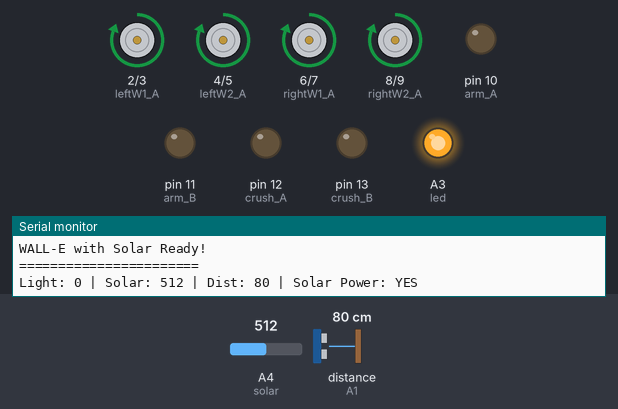
A sketch run on a simulated Arduino Uno, built with avr-gcc and run on an emulated ATmega328P. Parts: motor-driver pin pairs drawn as motors (green arrow = first pin HIGH = forward, orange = second pin HIGH = backward, longer = more drive), output pins drawn as LEDs (lit = HIGH), the last lines printed to the serial monitor. Wiring (inferred from the names in the program): ultrasonic range finder: trigger A0; echo A1. The test bench sets the inputs (shaded band); at power-on: distance to the obstacle (sensor on A1) 80 cm, A4 (solar) = 512. The echo pulse lasts 58.3 µs per cm; pins used as bus, display or sensor lines are not drawn.

Above: at 1.2 s.
1.3 s: distance to the obstacle (sensor on A1) set to 12 cm
At 2.5 s:
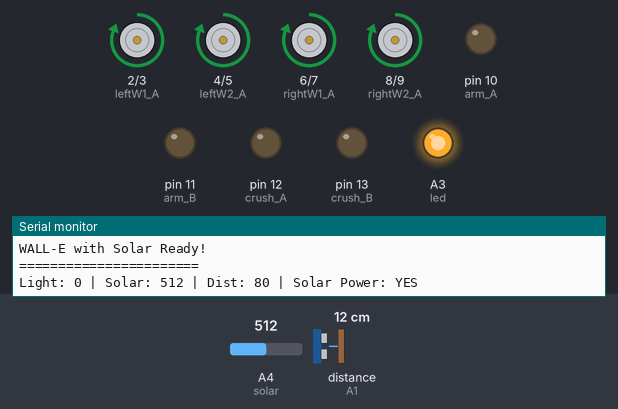
2.8 s: distance to the obstacle (sensor on A1) set to 9 cm
At 5.6 s:
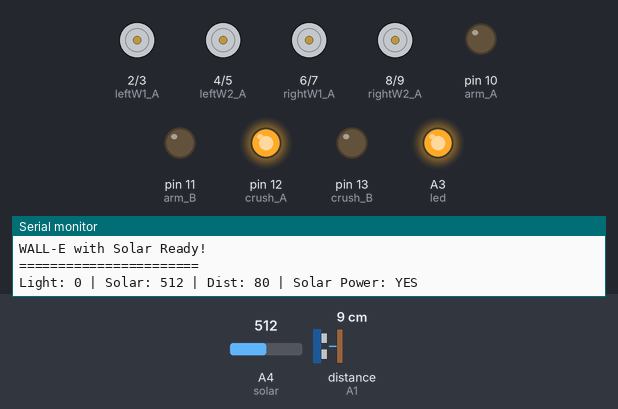
5.8 s: A4 (solar) set to 216
8.8 s: A4 (solar) set to 189
At 10.8 s:
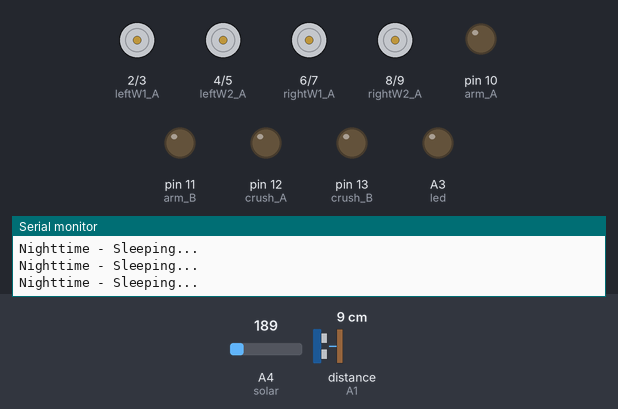
11.1 s: A4 (solar) set to 306
At 11.8 s:
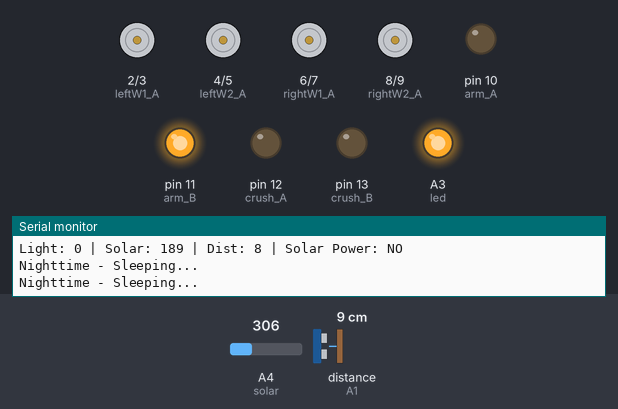
14.1 s: A4 (solar) set to 122
At 16.8 s:
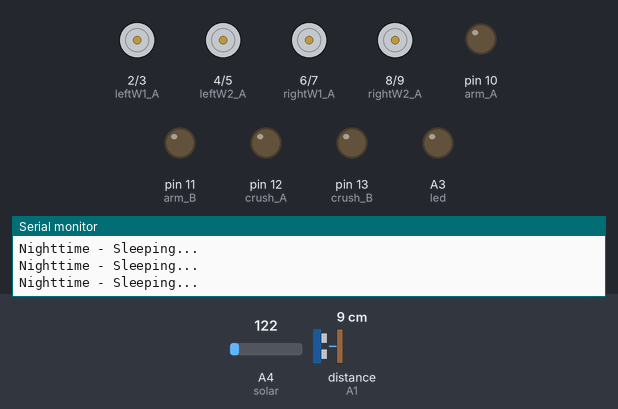
Timing chart, 0 to 18.1 s (numbered marks = the images above; inputs shaded):
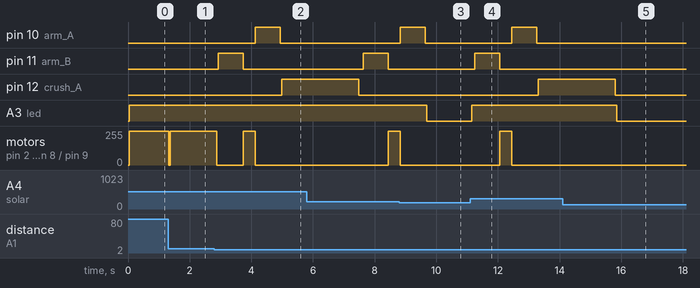

Measured:
- the behaviour switches between 11 and 10 cm on distance to the obstacle (sensor on A1) (found by bisection; images 1 and 2)
- the behaviour switches between 201 and 200 on A4 (solar) (found by bisection; images 2 and 3)
- after the input at 1.3 s, motor on pin 2 (leftW1_A) / pin 3 (leftW1_B), motor on pin 4 (leftW2_A) / pin 5 (leftW2_B), motor on pin 6 (rightW1_A) / pin 7 (rightW1_B), motor on pin 8 (rightW2_A) / pin 9 (rightW2_B): forward 255/255 → stopped at once, → forward 255/255 0.05 s later
- after the input at 2.8 s, pin 10 (arm_A): LOW → HIGH after 1.3 s, → LOW 0.80 s later; pin 11 (arm_B): LOW → HIGH after 0.13 s, → LOW 0.80 s later
- after the input at 8.8 s, pin 12 (crush_A): stays LOW (without the input it goes to HIGH after 0.89 s); A3 (led): HIGH → LOW after 0.89 s
- after the input at 11.1 s, pin 10 (arm_A): LOW → HIGH after 1.4 s, → LOW 0.80 s later; pin 11 (arm_B): LOW → HIGH after 0.15 s, → LOW 0.80 s later
- after the input at 14.1 s, pin 10 (arm_A): stays LOW (without the input it goes to HIGH after 3.1 s); pin 11 (arm_B): stays LOW (without the input it goes to HIGH after 1.9 s)

The sketch:

wall_e_1.ino
```cpp
int leftW1_A = 2;
int leftW1_B = 3;
int leftW2_A = 4;
int leftW2_B = 5;
int rightW1_A = 6;
int rightW1_B = 7;
int rightW2_A = 8;
int rightW2_B = 9;
int arm_A = 10;
int arm_B = 11;
int crush_A = 12;
int crush_B = 13;


int trig = A0;
int echo = A1;

int solar = A4;
int led = A3;


int lightThreshold = 500;
int solarThreshold = 200;


int dist = 0;
int lightVal = 0;
int solarVal = 0;
int mode = 0;
int count = 0;
bool solarPower = false;
bool batteryLow = false;

void setup() {

  pinMode(leftW1_A, OUTPUT);
  pinMode(leftW1_B, OUTPUT);
  pinMode(leftW2_A, OUTPUT);
  pinMode(leftW2_B, OUTPUT);
  pinMode(rightW1_A, OUTPUT);
  pinMode(rightW1_B, OUTPUT);
  pinMode(rightW2_A, OUTPUT);
  pinMode(rightW2_B, OUTPUT);
  pinMode(arm_A, OUTPUT);
  pinMode(arm_B, OUTPUT);
  pinMode(crush_A, OUTPUT);
  pinMode(crush_B, OUTPUT);


  pinMode(trig, OUTPUT);
  pinMode(echo, INPUT);

  pinMode(solar, INPUT);
  pinMode(led, OUTPUT);


  allStop();

  Serial.begin(9600);
  Serial.println("WALL-E with Solar Ready!");
  Serial.println("=======================");
}

void loop() {


  solarVal = analogRead(solar);
  dist = readUltrasonic();


  solarPower = (solarVal > solarThreshold);


  if (millis() % 1000 < 50) {
    Serial.print("Light: ");
    Serial.print(lightVal);
    Serial.print(" | Solar: ");
    Serial.print(solarVal);
    Serial.print(" | Dist: ");
    Serial.print(dist);
    Serial.print(" | Solar Power: ");
    Serial.println(solarPower ? "YES" : "NO");
  }


  if (lightVal > lightThreshold || solarPower) {
    digitalWrite(led, HIGH);


    if (mode == 0 || mode == 1) search();
    else if (mode == 2) moveToward();
    else if (mode == 3) collect();
    else if (mode == 4) crush();
  }
  else {

    allStop();
    digitalWrite(led, LOW);
    mode = 0;
    Serial.println("Nighttime - Sleeping...");
  }

  delay(50);
}


int readUltrasonic() {
  digitalWrite(trig, LOW);
  delayMicroseconds(2);
  digitalWrite(trig, HIGH);
  delayMicroseconds(10);
  digitalWrite(trig, LOW);

  long duration = pulseIn(echo, HIGH);
  int d = duration / 29 / 2;
  return (d == 0 || d > 200) ? 200 : d;
}

void allStop() {
  digitalWrite(leftW1_A, LOW); digitalWrite(leftW1_B, LOW);
  digitalWrite(leftW2_A, LOW); digitalWrite(leftW2_B, LOW);
  digitalWrite(rightW1_A, LOW); digitalWrite(rightW1_B, LOW);
  digitalWrite(rightW2_A, LOW); digitalWrite(rightW2_B, LOW);
  digitalWrite(arm_A, LOW); digitalWrite(arm_B, LOW);
  digitalWrite(crush_A, LOW); digitalWrite(crush_B, LOW);
}

void forward() {
  digitalWrite(leftW1_A, HIGH); digitalWrite(leftW1_B, LOW);
  digitalWrite(leftW2_A, HIGH); digitalWrite(leftW2_B, LOW);
  digitalWrite(rightW1_A, HIGH); digitalWrite(rightW1_B, LOW);
  digitalWrite(rightW2_A, HIGH); digitalWrite(rightW2_B, LOW);
}

void turnR() {
  digitalWrite(leftW1_A, HIGH); digitalWrite(leftW1_B, LOW);
  digitalWrite(leftW2_A, HIGH); digitalWrite(leftW2_B, LOW);
  digitalWrite(rightW1_A, LOW); digitalWrite(rightW1_B, HIGH);
  digitalWrite(rightW2_A, LOW); digitalWrite(rightW2_B, HIGH);
}

void turnL() {
  digitalWrite(leftW1_A, LOW); digitalWrite(leftW1_B, HIGH);
  digitalWrite(leftW2_A, LOW); digitalWrite(leftW2_B, HIGH);
  digitalWrite(rightW1_A, HIGH); digitalWrite(rightW1_B, LOW);
  digitalWrite(rightW2_A, HIGH); digitalWrite(rightW2_B, LOW);
}

void stopW() {
  digitalWrite(leftW1_A, LOW); digitalWrite(leftW1_B, LOW);
  digitalWrite(leftW2_A, LOW); digitalWrite(leftW2_B, LOW);
  digitalWrite(rightW1_A, LOW); digitalWrite(rightW1_B, LOW);
  digitalWrite(rightW2_A, LOW); digitalWrite(rightW2_B, LOW);
}

void armUp() { digitalWrite(arm_A, HIGH); digitalWrite(arm_B, LOW); }
void armDown() { digitalWrite(arm_A, LOW); digitalWrite(arm_B, HIGH); }
void stopArm() { digitalWrite(arm_A, LOW); digitalWrite(arm_B, LOW); }
void crushStart() { digitalWrite(crush_A, HIGH); digitalWrite(crush_B, LOW); }
void crushStop() { digitalWrite(crush_A, LOW); digitalWrite(crush_B, LOW); }


void search() {
  mode = 1;

  if (dist < 30 && dist > 0) {
    mode = 2;
    stopW();
    return;
  }

  count++;

  if (count < 8) forward();
  else if (count < 12) turnR();
  else if (count < 20) forward();
  else if (count < 24) turnL();
  else count = 0;

  delay(200);
}

void moveToward() {
  if (dist > 30 || dist == 0) {
    mode = 1;
    stopW();
    return;
  }

  if (dist < 10) {
    stopW();
    mode = 3;
    return;
  }

  forward();
  delay(100);
}

void collect() {
  armDown();
  delay(800);
  stopArm();

  forward();
  delay(400);
  stopW();

  armUp();
  delay(800);
  stopArm();

  mode = 4;
}

void crush() {
  crushStart();
  delay(2500);
  crushStop();

  mode = 1;
  count = 0;
}
```
